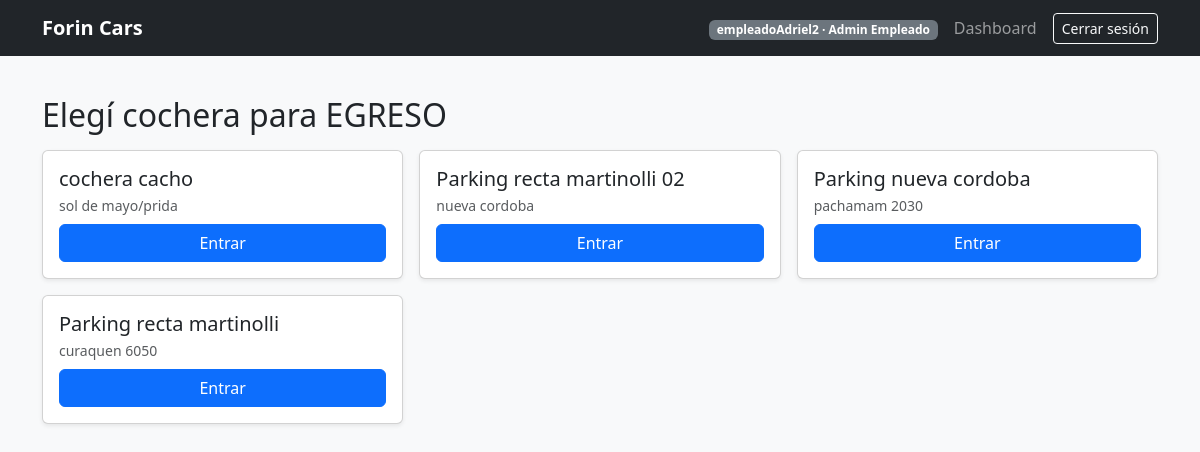
The page /parking/egreso/ (signed in) on the database its author committed.
### parking/models.py (models this page shows, shortened)
class Cochera(models.Model):
    owner = models.ForeignKey(
        settings.AUTH_USER_MODEL,
        on_delete=models.CASCADE,
        related_name="cocheras",
    )
    nombre = models.CharField(max_length=120)
    direccion = models.CharField(max_length=200, blank=True)
    activa = models.BooleanField(default=True)
    created_at = models.DateTimeField(auto_now_add=True)
    empleados = models.ManyToManyField(
        settings.AUTH_USER_MODEL,
        related_name="cocheras_asignadas",
        blank=True,
        through="CocheraEmpleado",
    )

### parking/views.py (the view)
# urls.py: path("egreso/", views.egreso_select_cochera_view, name="egreso"),
@login_required
@user_passes_test(can_operate)
def egreso_select_cochera_view(request):
    return _select_cochera_view(request, title="Elegí cochera para EGRESO", target_url_name="egreso_cochera")

### parking/views.py (called while the page is built)
def can_operate(user) -> bool:
    if not user.is_authenticated:
        return False
    if user.is_superuser:
        return True
    return user.groups.filter(name__in=["ADMIN_DUENO", "ADMIN_EMPLEADO"]).exists()

def cochera_queryset_for(user):
    if user.is_superuser:
        return Cochera.objects.all()
    q = Q(owner=user)
    try:
        Cochera.objects.filter(empleados=user)  # solo para testear FieldError
        q |= Q(empleados=user)
    except FieldError:
        pass
    try:
        Cochera.objects.filter(cocheraempleado__empleado=user)
        q |= Q(cocheraempleado__empleado=user)
    except FieldError:
        pass
    return Cochera.objects.filter(q).distinct()

def _select_cochera_view(request, *, title: str, target_url_name: str):
    qs = cochera_queryset_for(request.user).filter(activa=True).order_by("-created_at")
    first_two = list(qs[:2])
    if not first_two:
        messages.info(request, "No tenés cocheras asignadas para operar.")
        return redirect(URL_DASHBOARD)
    if len(first_two) == 1:
        return redirect(target_url_name, cochera_id=first_two[0].id)
    cocheras = list(qs)
    return render(
        request,
        "parking/select_cochera.html",
        {"title": title, "cocheras": cocheras, "target": target_url_name},
    )

### users/context_processors.py (called while the page is built)
def role_flags(request):
    u = getattr(request, "user", None)
    if not u or not u.is_authenticated:
        return {"can_manage_cochera": False, "can_operate": False, "is_superadmin": False}
    is_superadmin = u.is_superuser
    can_manage_cochera = is_superadmin or u.groups.filter(name="ADMIN_DUENO").exists()
    can_operate = can_manage_cochera or u.groups.filter(name="ADMIN_EMPLEADO").exists()
    return {
        "is_superadmin": is_superadmin,
        "can_manage_cochera": can_manage_cochera,
        "can_operate": can_operate,
    }

### parking/templates/parking/select_cochera.html (shortened to what this page needs)
{% extends "base.html" %}
{% block content %}
<div class="container py-4">
  <h2 class="mb-3">{{ title }}</h2>
  <div class="row g-3">
    {% for c in cocheras %}
      <div class="col-12 col-md-6 col-lg-4">
        <div class="card p-3 shadow-sm">
          <h5 class="mb-1">{{ c.nombre }}</h5>
          <div class="text-muted small mb-2">{{ c.direccion|default:"(sin dirección)" }}</div>
          <a class="btn btn-primary" href="{% url target c.id %}">Entrar</a>
        </div>
      </div>
    {% endfor %}
  </div>
</div>
{% endblock %}

### templates/base.html (shortened to what this page needs)
{% load static %}
<!doctype html>
<html lang="es">
<head>
  <link href="https://cdn.jsdelivr.net/npm/bootstrap@5.3.3/dist/css/bootstrap.min.css" rel="stylesheet">
  <link rel="stylesheet" href="https://cdnjs.cloudflare.com/ajax/libs/font-awesome/6.5.0/css/all.min.css">
</head>
<body class="bg-light">
<nav class="navbar navbar-expand-lg navbar-dark bg-dark">
  <div class="container">
    <a class="navbar-brand fw-bold"
       href="{% if request.user.is_authenticated %}{% url 'dashboard' %}{% else %}{% url 'login' %}{% endif %}">
      Forin Cars
    </a>
    <div class="collapse navbar-collapse" id="nav">
      <ul class="navbar-nav ms-auto gap-2 align-items-lg-center">
        {% if request.user.is_authenticated %}
          <li class="nav-item">
            <span class="badge text-bg-secondary">
              {{ request.user.username }} ·
              {% if request.user.is_superuser %}
                Superadmin
              {% elif can_manage_cochera %}
                Admin Dueño
              {% elif can_operate %}
                Admin Empleado
              {% else %}
                Usuario
              {% endif %}
            </span>
          </li>
          <li class="nav-item">
            <a class="nav-link" href="{% url 'dashboard' %}">Dashboard</a>
          </li>
          <li class="nav-item">
            <a class="btn btn-outline-light btn-sm" href="{% url 'logout' %}">Cerrar sesión</a>
          </li>
        {% endif %}
      </ul>
    </div>
  </div>
</nav>
{% block content %}{% endblock %}
</body>
</html>

### rows shown on the page
Cochera: nombre "cochera cacho", direccion "sol de mayo/prida"
Cochera: nombre "Parking recta martinolli 02", direccion "nueva cordoba"
Cochera: nombre "Parking nueva cordoba", direccion "pachamam 2030"
Cochera: nombre "Parking recta martinolli", direccion "curaquen 6050"

### other values the page prints
{{ request.user.username }} "empleadoAdriel2"
{{ title }} "Elegí cochera para EGRESO"
